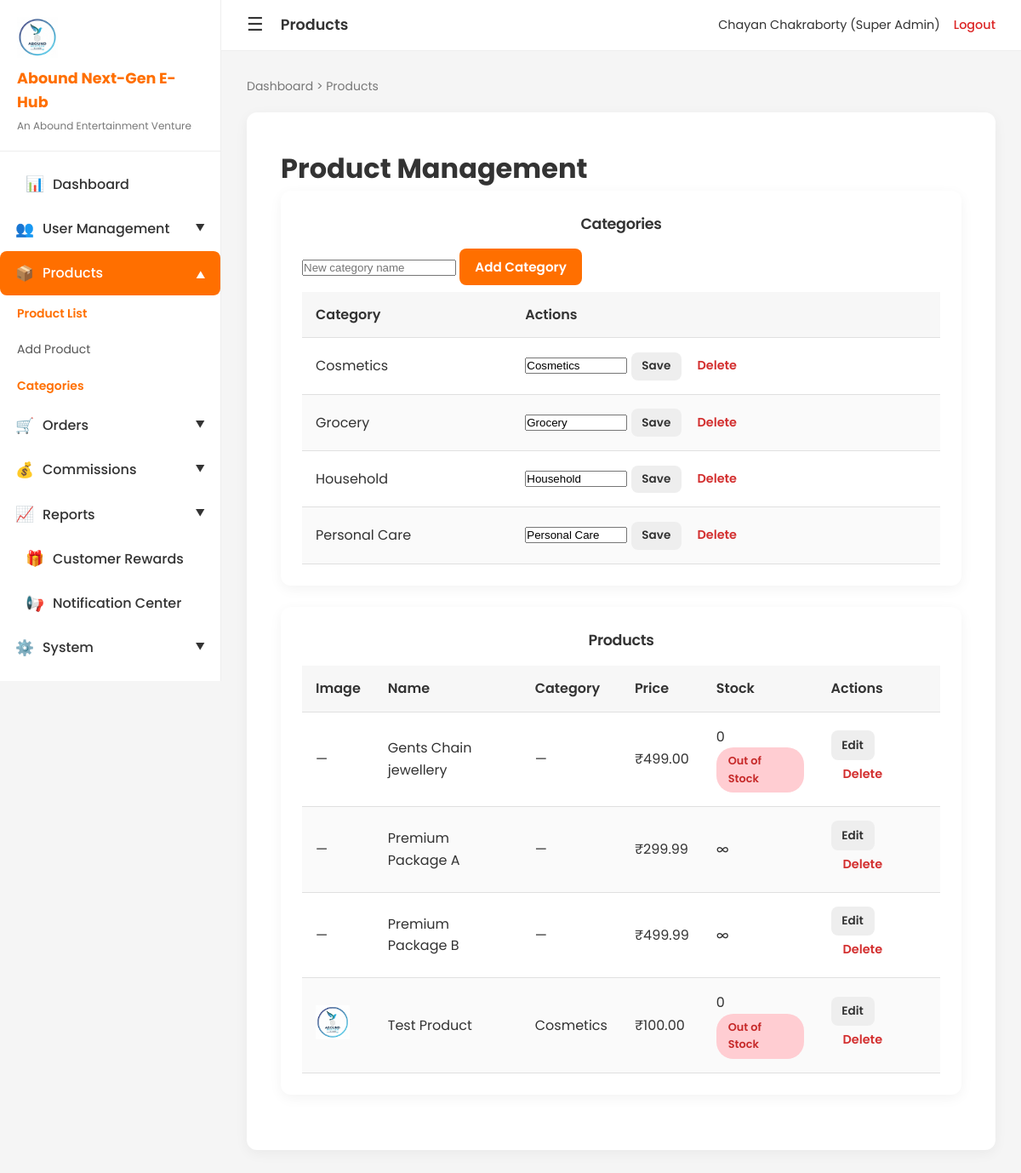
/admin-categories (signed in), run on the app's committed database.
### app.py (models this page shows, shortened)
class User(db.Model):
    id = db.Column(db.Integer, primary_key=True)
    username = db.Column(db.String(80), unique=True, nullable=False)
    email = db.Column(db.String(120), unique=True, nullable=False)
    password_hash = db.Column(db.String(255), nullable=False)
    full_name = db.Column(db.String(100), nullable=False)
    user_level = db.Column(db.Integer, default=1)  # 1-10 for sales; 0/None = admin/super_admin (no level)
    parent_id = db.Column(db.Integer, db.ForeignKey('user.id'), nullable=True)
    referral_id = db.Column(db.String(12), unique=True, nullable=True)  # ABN + 5 chars
    created_at = db.Column(db.DateTime, default=datetime.utcnow)
    is_active = db.Column(db.Boolean, default=True)
    user_status = db.Column(db.String(20), default='active')  # active, inactive, suspended
    is_admin = db.Column(db.Boolean, default=False)  # Legacy
    user_role = db.Column(db.String(20), default='user')  # user, admin, super_admin, customer
    phone = db.Column(db.String(20), nullable=True)
    address = db.Column(db.String(255), nullable=True)
    position = db.Column(db.String(80), nullable=True)
    assigned_member_id = db.Column(db.Integer, db.ForeignKey('user.id'), nullable=True)
    children = db.relationship('User', backref=db.backref('parent', remote_side=[id]), lazy='dynamic', foreign_keys='User.parent_id')
    @property
    def level_name(self):
        r = getattr(self, 'user_role', None)
        if r == 'super_admin':
            return 'Super Admin'
    @property
    def is_super_admin(self):
        return getattr(self, 'user_role', None) == 'super_admin'
    @property
    def is_admin_role(self):
        r = getattr(self, 'user_role', None)
        return r in ('admin', 'super_admin')
    @property
    def is_sales_user(self):
        return getattr(self, 'user_role', None) == 'user'

class Category(db.Model):
    id = db.Column(db.Integer, primary_key=True)
    name = db.Column(db.String(80), nullable=False)
    created_at = db.Column(db.DateTime, default=datetime.utcnow)
    products = db.relationship('Product', backref='category', lazy='dynamic')

class Product(db.Model):
    id = db.Column(db.Integer, primary_key=True)
    name = db.Column(db.String(100), nullable=False)
    description = db.Column(db.Text)
    price = db.Column(db.Float, nullable=False)
    image_url = db.Column(db.String(255))
    category_id = db.Column(db.Integer, db.ForeignKey('category.id'), nullable=True)
    stock_quantity = db.Column(db.Integer, default=0)  # 0 = unlimited or use null
    sku = db.Column(db.String(50), nullable=True)
    weight = db.Column(db.Float, nullable=True)
    dimensions = db.Column(db.String(100), nullable=True)
    created_at = db.Column(db.DateTime, default=datetime.utcnow)

### app.py (the view)
@app.route('/admin-products')
@app.route('/admin-categories')
@require_admin
def admin_products():
    products = Product.query.order_by(Product.name).all()
    categories = Category.query.order_by(Category.name).all()
    return render_template('admin/products.html', products=products, categories=categories)

### app.py (called while the page is built)
def get_logo_url():
    img_dir = app.config['UPLOAD_FOLDER']
    if not os.path.isdir(img_dir):
        return None
    for ext in ['png', 'jpg', 'jpeg', 'webp', 'svg', 'gif']:
        path = os.path.join(img_dir, f'logo.{ext}')
        if os.path.isfile(path):
            return url_for('static', filename=f'images/logo.{ext}')
    return None

def get_director_profile_url():
    img_dir = app.config['UPLOAD_FOLDER']
    if not os.path.isdir(img_dir):
        return None
    for ext in ['png', 'jpg', 'jpeg', 'webp']:
        path = os.path.join(img_dir, f'director-profile.{ext}')
        if os.path.isfile(path):
            return url_for('static', filename=f'images/director-profile.{ext}')
    return None

def get_director_signature_url():
    img_dir = app.config['UPLOAD_FOLDER']
    if not os.path.isdir(img_dir):
        return None
    for ext in ['png', 'jpg', 'jpeg', 'webp']:
        path = os.path.join(img_dir, f'director-signature.{ext}')
        if os.path.isfile(path):
            return url_for('static', filename=f'images/director-signature.{ext}')
    return None

@app.context_processor
def inject_globals():
    d = {
        'logo_url': get_logo_url(),
        'director_profile_url': get_director_profile_url(),
        'director_signature_url': get_director_signature_url(),
        'app_url': app.config['APP_URL']
    }
    if 'user_id' in session:
        u = User.query.get(session['user_id'])
        d['is_admin'] = u.is_admin_role if u else False
        d['is_super_admin'] = u.is_super_admin if u else False
        d['current_user'] = u
    else:
        d['is_admin'] = False
        d['is_super_admin'] = False
        d['current_user'] = None
    return d

@app.before_request
def check_user_active():
    if 'user_id' not in session or request.endpoint in (None, 'logout', 'login'):
        return
    user = User.query.get(session.get('user_id'))
    if user and user.is_sales_user and not user.is_user_active:
        session.clear()
        flash('Your account is inactive. Please contact administrator.', 'error')
        return redirect(url_for('login'))

### templates/admin/products.html (shortened to what this page needs)
{% extends "base.html" %}
{% block topbar_title %}Products{% endblock %}
{% block breadcrumb %}<a href="{{ url_for('admin_dashboard') }}">Dashboard</a> > Products{% endblock %}
{% block content %}
<div class="admin-page">
    <h1>Product Management</h1>
    <div class="admin-section-card">
        <h2 class="section-title">Categories</h2>
        <form method="POST" action="{{ url_for('admin_category_add') }}" class="inline-form">
            <input type="text" name="name" placeholder="New category name" required>
            <button type="submit" class="btn btn-primary">Add Category</button>
        </form>
        <div class="table-responsive">
        <table class="admin-table" style="margin-top: 0.5rem;">
            <thead><tr><th>Category</th><th>Actions</th></tr></thead>
            <tbody>
            {% for c in categories %}
            <tr>
                <td>{{ c.name }}</td>
                <td>
                    <form method="POST" action="{{ url_for('admin_category_edit', cat_id=c.id) }}" style="display:inline;">
                        <input type="text" name="name" value="{{ c.name }}" style="width:120px;">
                        <button type="submit" class="btn btn-secondary btn-sm">Save</button>
                    </form>
                    <form method="POST" action="{{ url_for('admin_category_delete', cat_id=c.id) }}" style="display:inline;" onsubmit="return confirm('Delete?');">
                        <button type="submit" class="btn btn-delete btn-sm">Delete</button>
                    </form>
                </td>
            </tr>
            {% endfor %}
            </tbody>
        </table>
        </div>
    </div>
    <div class="admin-section-card">
        <h2 class="section-title">Products</h2>
        <div class="table-responsive">
        <table class="admin-table">
        <thead>
            <tr>
                <th>Image</th><th>Name</th><th>Category</th><th>Price</th><th>Stock</th><th>Actions</th>
            </tr>
        </thead>
        <tbody>
            {% for p in products %}
            <tr>
                <td>{% if p.image_url %}<img src="{{ p.image_url }}" alt="" style="height:40px;">{% else %}—{% endif %}</td>
                <td>{{ p.name }}</td>
                <td>{{ p.category.name if p.category else '—' }}</td>
                <td>₹{{ "%.2f"|format(p.price) }}</td>
                <td>{{ p.stock_quantity if p.stock_quantity is not none else '∞' }}{% if p.stock_quantity is not none and p.stock_quantity <= 0 %} <span class="badge badge-status-cancelled">Out of Stock</span>{% endif %}</td>
                <td>
                    <a href="{{ url_for('admin_product_edit', prod_id=p.id) }}" class="btn btn-secondary btn-sm">Edit</a>
                    <form method="POST" action="{{ url_for('admin_product_delete', prod_id=p.id) }}" style="display:inline;" onsubmit="return confirm('Delete {{ p.name }}?');">
                        <button type="submit" class="btn btn-delete btn-sm">Delete</button>
                    </form>
                </td>
            </tr>
            {% endfor %}
        </tbody>
    </table>
        </div>
    </div>
</div>
{% endblock %}

### templates/base.html (shortened to what this page needs)
<!DOCTYPE html>
<html lang="en">
<head>
    <link rel="stylesheet" href="{{ url_for('static', filename='css/style.css') }}?v=3">
</head>
<body class="{% if 'user_id' in session %}internal-layout{% endif %}">
    {% if 'user_id' in session %}
    <aside class="app-sidebar" id="app-sidebar">
        <div class="sidebar-header">
            {% if logo_url %}<img src="{{ logo_url }}" alt="Logo" class="sidebar-logo">{% endif %}
            <h2 class="sidebar-brand">Abound Next-Gen E-Hub</h2>
            <span class="sidebar-subtitle">An Abound Entertainment Venture</span>
        </div>
        <nav class="sidebar-nav">
            {% if is_admin %}
            <div class="sidebar-menu">
                <a href="{{ url_for('admin_dashboard') }}" class="sidebar-item {% if request.endpoint == 'admin_dashboard' %}active{% endif %}">
                    <span class="sidebar-icon">📊</span> Dashboard
                </a>
            </div>
            {% if is_super_admin %}
            <div class="sidebar-accordion" data-menu="users">
                <div class="sidebar-item accordion-toggle {% if request.endpoint in ['admin_users','admin_user','admin_user_create','admin_reassign_user'] %}active{% endif %}">
                    <span class="sidebar-icon">👥</span> User Management
                    <span class="accordion-arrow">▼</span>
                </div>
            </div>
            {% endif %}
            <div class="sidebar-accordion" data-menu="products">
                <div class="sidebar-item accordion-toggle {% if request.endpoint in ['admin_products','admin_product_add','admin_product_edit'] %}active{% endif %}">
                    <span class="sidebar-icon">📦</span> Products
                    <span class="accordion-arrow">▼</span>
                </div>
                <div class="accordion-content">
                    <a href="{{ url_for('admin_products') }}" class="sidebar-subitem {% if request.endpoint == 'admin_products' %}active{% endif %}">Product List</a>
                    <a href="{{ url_for('admin_product_add') }}" class="sidebar-subitem {% if request.endpoint == 'admin_product_add' %}active{% endif %}">Add Product</a>
                    <a href="{{ url_for('admin_products') }}" class="sidebar-subitem {% if request.endpoint == 'admin_products' %}active{% endif %}">Categories</a>
                </div>
            </div>
            <div class="sidebar-accordion" data-menu="orders">
                <div class="sidebar-item accordion-toggle {% if request.endpoint == 'admin_orders' %}active{% endif %}">
                    <span class="sidebar-icon">🛒</span> Orders
                    <span class="accordion-arrow">▼</span>
                </div>
            </div>
            <div class="sidebar-accordion" data-menu="commissions">
                <div class="sidebar-item accordion-toggle {% if request.endpoint in ['admin_commissions','admin_wallets'] %}active{% endif %}">
                    <span class="sidebar-icon">💰</span> Commissions
                    <span class="accordion-arrow">▼</span>
                </div>
            </div>
            {% if is_super_admin %}
            <div class="sidebar-accordion" data-menu="reports">
                <div class="sidebar-item accordion-toggle">
                    <span class="sidebar-icon">📈</span> Reports
                    <span class="accordion-arrow">▼</span>
                </div>
            </div>
            <div class="sidebar-menu">
                <a href="{{ url_for('admin_customer_rewards') }}" class="sidebar-item {% if request.endpoint == 'admin_customer_rewards' %}active{% endif %}">
                    <span class="sidebar-icon">🎁</span> Customer Rewards
                </a>
            </div>
            <div class="sidebar-menu">
                <a href="{{ url_for('admin_notifications') }}" class="sidebar-item {% if request.endpoint == 'admin_notifications' %}active{% endif %}">
                    <span class="sidebar-icon">📢</span> Notification Center
                </a>
            </div>
            <div class="sidebar-accordion" data-menu="system">
                <div class="sidebar-item accordion-toggle {% if request.endpoint in ['admin_activity_logs','admin_tree_health','admin_recalculate_commission','email_test'] %}active{% endif %}">
                    <span class="sidebar-icon">⚙️</span> System
                    <span class="accordion-arrow">▼</span>
                </div>
            </div>
            {% endif %}
            {% endif %}
        </nav>
    </aside>
    <div class="app-main">
        <header class="app-topbar">
            <div class="topbar-left">
                <button type="button" class="hamburger-btn" id="hamburger-btn" aria-label="Toggle menu">☰</button>
                <span class="topbar-title">{% block topbar_title %}Dashboard{% endblock %}</span>
            </div>
            <div class="topbar-user">
                <span class="topbar-name">{{ current_user.full_name if current_user else session.username }} ({{ current_user.level_name if current_user else session.get('level_name', 'Sales Executive') }})</span>
                <a href="{{ url_for('logout') }}" class="topbar-logout">Logout</a>
            </div>
        </header>
        <div class="app-content">
            <nav class="app-breadcrumb">{% block breadcrumb %}{% endblock %}</nav>
            <div class="main-page-card">
                {% block content %}{% endblock %}
            </div>
        </div>
    </div>
    {% endif %}
</body>
</html>

### data on the page
User: full_name "Chayan Chakraborty", user_role "Super Admin"
Category: name "Cosmetics"
Category: name "Grocery"
Category: name "Household"
Category: name "Personal Care"
Product: name "Gents Chain jewellery", category "—", price "499.00", stock_quantity "0", shows "Out of Stock"
Product: name "Premium Package A", category "—", price "299.99", stock_quantity "∞"
Product: name "Premium Package B", category "—", price "499.99", stock_quantity "∞"
Product: image_url (picture), name "Test Product", category "Cosmetics", price "100.00", stock_quantity "0", shows "Out of Stock"
